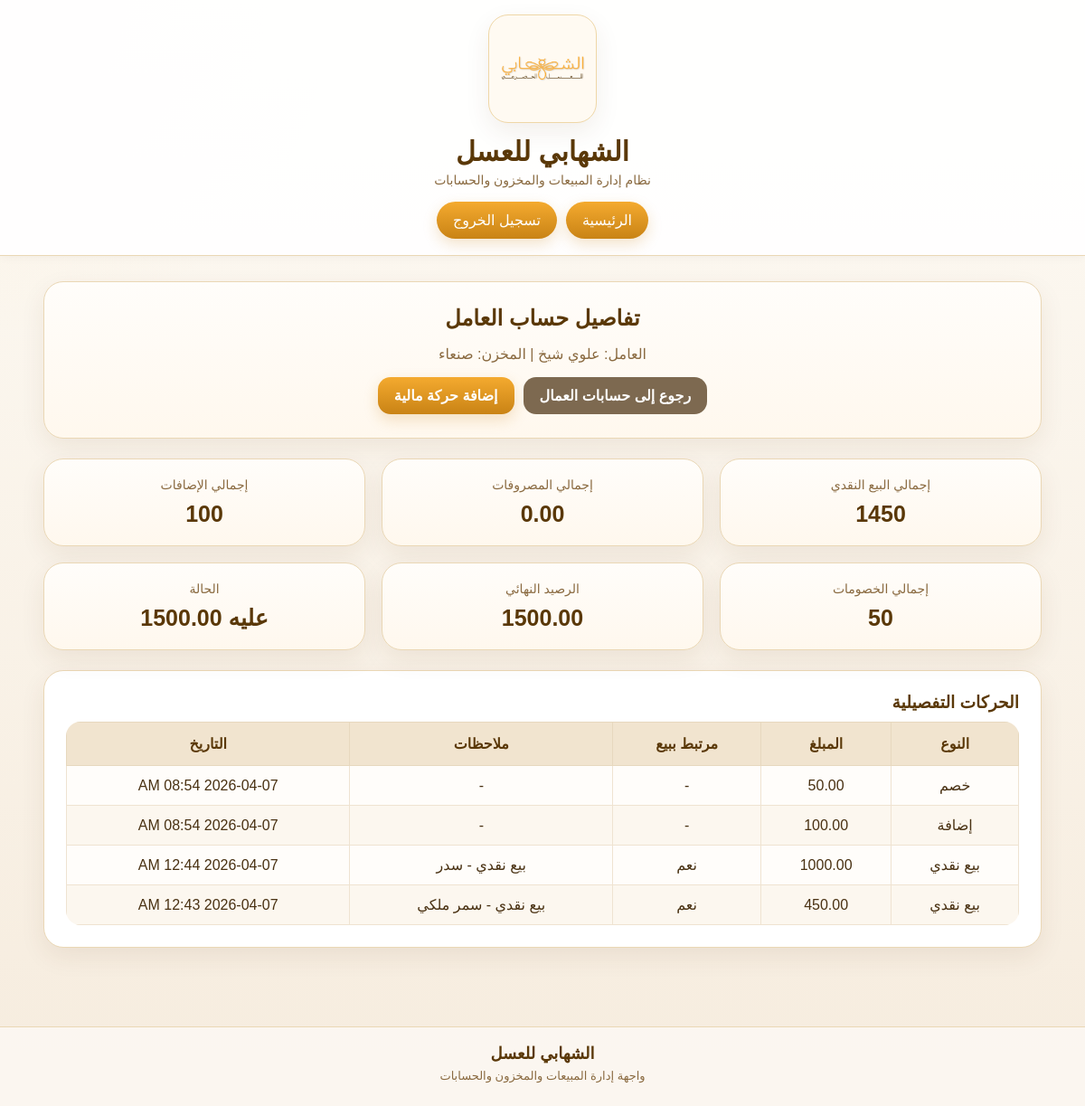
The page /accounts/manager-worker-accounts/3/ (signed in) on the database as committed earlier.
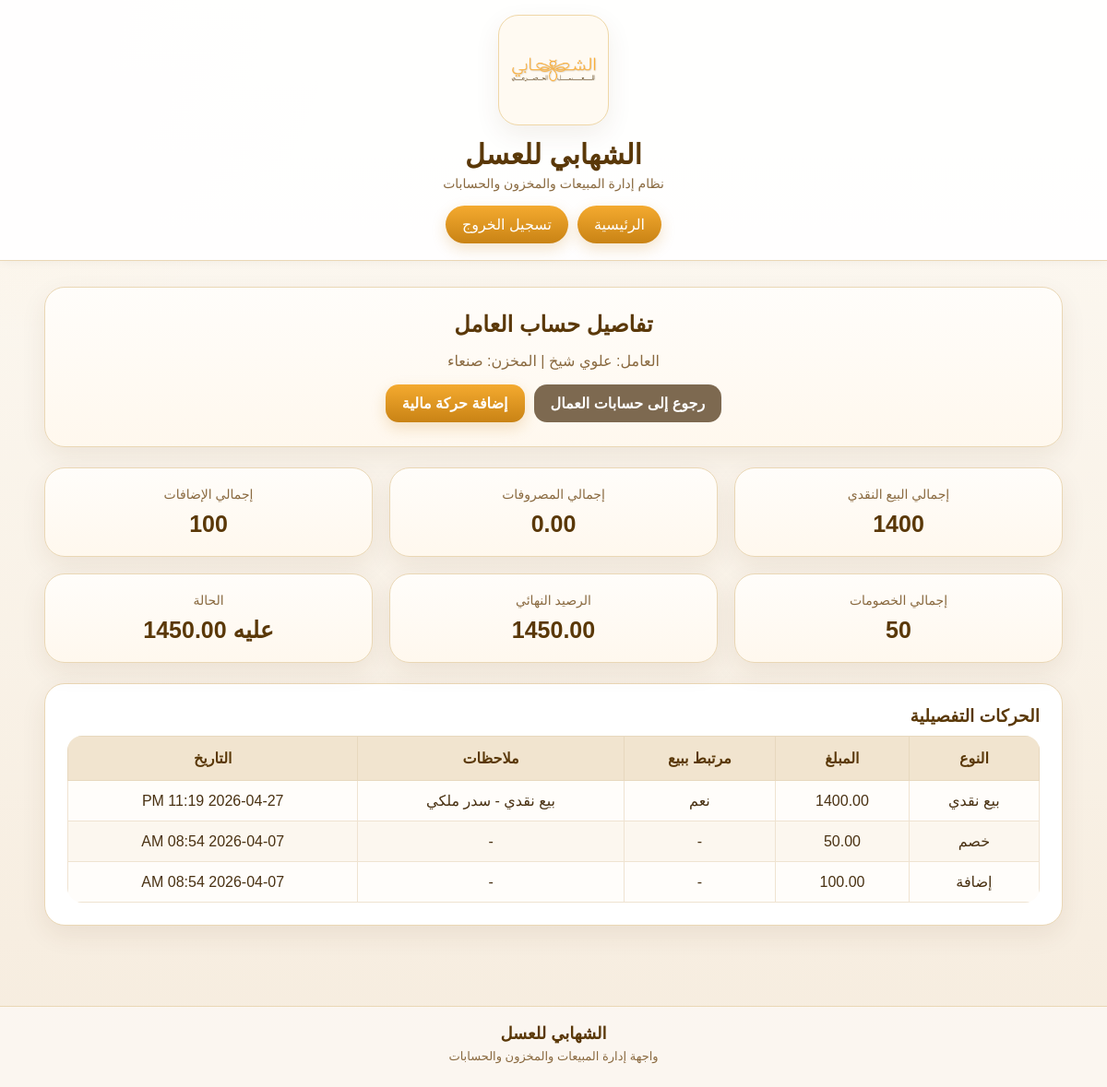
The same page on the database as committed later.
### accounts/models.py (models this page shows, shortened)
class WorkerProfile(models.Model):
    ROLE_MANAGER = 'manager'
    ROLE_WORKER = 'worker'
    ROLE_CHOICES = [
        (ROLE_MANAGER, 'مدير'),
        (ROLE_WORKER, 'عامل'),
    ]
    user = models.OneToOneField(
        User,
        on_delete=models.CASCADE,
        verbose_name='المستخدم',
    )
    full_name = models.CharField(
        max_length=150,
        verbose_name='الاسم الكامل',
    )
    phone = models.CharField(
        max_length=30,
        blank=True,
        null=True,
        verbose_name='رقم الجوال',
    )
    role = models.CharField(
        max_length=20,
        choices=ROLE_CHOICES,
        default=ROLE_WORKER,
        verbose_name='الدور',
    )
    warehouse = models.ForeignKey(
        Warehouse,
        on_delete=models.SET_NULL,
        blank=True,
        null=True,
        verbose_name='المخزن',
    )
    is_active = models.BooleanField(
        default=True,
        verbose_name='نشط',
    )
    created_at = models.DateTimeField(
        auto_now_add=True,
        verbose_name='تاريخ الإنشاء',
    )
    class Meta:
        verbose_name = 'ملف مستخدم'
        verbose_name_plural = 'ملفات المستخدمين'
    def _sum_transactions(self, transaction_type):
        total = (
            self.workeraccounttransaction_set
            .filter(transaction_type=transaction_type)
            .aggregate(total=Sum('amount'))
            .get('total')
        )
        return total or Decimal('0.00')
    def total_cash_sales(self):
        return self._sum_transactions('sale_cash')
    def total_expenses(self):
        return self._sum_transactions('expense')
    def total_additions(self):
        return self._sum_transactions('addition')
    def total_deductions(self):
        return self._sum_transactions('deduction')
    def final_balance(self):
        return (
            self.total_cash_sales()
            + self.total_additions()
            - self.total_expenses()
            - self.total_deductions()
        )
    def balance_status(self):
        balance = self.final_balance()
        if balance > 0:
            return f'عليه {balance}'
        if balance < 0:
            return f'له {abs(balance)}'
        return 'متوازن'

### finance/models.py (models this page shows, shortened)
class WorkerAccountTransaction(models.Model):
    TRANSACTION_TYPES = [
        ('sale_cash', 'بيع نقدي'),
        ('expense', 'مصروف'),
        ('addition', 'إضافة'),
        ('deduction', 'خصم'),
        ('adjustment', 'تسوية'),
    ]
    worker = models.ForeignKey(
        WorkerProfile,
        on_delete=models.CASCADE,
        verbose_name='العامل'
    )
    sale = models.OneToOneField(
        'sales.Sale',
        on_delete=models.CASCADE,
        blank=True,
        null=True,
        related_name='cash_transaction',
        verbose_name='عملية البيع'
    )
    transaction_type = models.CharField(
        max_length=20,
        choices=TRANSACTION_TYPES,
        verbose_name='نوع الحركة'
    )
    amount = models.DecimalField(
        max_digits=12,
        decimal_places=2,
        verbose_name='المبلغ'
    )
    notes = models.TextField(
        blank=True,
        null=True,
        verbose_name='ملاحظات'
    )
    created_at = models.DateTimeField(
        auto_now_add=True,
        verbose_name='تاريخ الإنشاء'
    )
    class Meta:
        verbose_name = 'حركة حساب عامل'
        verbose_name_plural = 'حركات حسابات العمال'
        ordering = ['-created_at']

### warehouses/models.py (models this page shows)
class Warehouse(models.Model):
    name = models.CharField(max_length=100, verbose_name='اسم المخزن')
    city = models.CharField(max_length=100, verbose_name='المدينة')
    is_active = models.BooleanField(default=True, verbose_name='نشط')
    created_at = models.DateTimeField(auto_now_add=True, verbose_name='تاريخ الإنشاء')
    class Meta:
        verbose_name = 'مخزن'
        verbose_name_plural = 'المخازن'
    def __str__(self):
        return self.name

### accounts/views.py (the view)
# urls.py: path('manager-worker-accounts/<int:pk>/', manager_worker_account_detail, name='manager-worker-account-detail'),
@login_required
def manager_worker_account_detail(request, pk):
    profile = WorkerProfile.objects.filter(user=request.user).select_related('warehouse').first()
    if not profile or profile.role != 'manager':
        return redirect('dashboard')
    worker = WorkerProfile.objects.select_related('warehouse', 'user').filter(
        pk=pk,
        role='worker'
    ).first()
    if not worker:
        return redirect('manager-worker-accounts-list')
    transactions = worker.workeraccounttransaction_set.select_related('sale').order_by('-created_at')
    return render(request, 'accounts/manager_worker_account_detail.html', {
        'profile': profile,
        'worker': worker,
        'transactions': transactions,
    })

### templates/accounts/manager_worker_account_detail.html (shortened to what this page needs)
{% extends 'base.html' %}
{% block content %}
<div class="hero-card">
    <h2>تفاصيل حساب العامل</h2>
    <p class="muted">العامل: {{ worker.full_name }} | المخزن: {{ worker.warehouse }}</p>
    <div class="actions">
        <a href="{% url 'manager-worker-accounts-list' %}" class="btn btn-secondary">رجوع إلى حسابات العمال</a>
        <a href="{% url 'manager-add-worker-transaction' worker.pk %}" class="btn">إضافة حركة مالية</a>
    </div>
</div>
<div class="grid">
    <div class="col-4">
        <div class="stat-card">
            <div class="stat-title">إجمالي البيع النقدي</div>
            <div class="stat-number">{{ worker.total_cash_sales }}</div>
        </div>
    </div>
    <div class="col-4">
        <div class="stat-card">
            <div class="stat-title">إجمالي المصروفات</div>
            <div class="stat-number">{{ worker.total_expenses }}</div>
        </div>
    </div>
    <div class="col-4">
        <div class="stat-card">
            <div class="stat-title">إجمالي الإضافات</div>
            <div class="stat-number">{{ worker.total_additions }}</div>
        </div>
    </div>
    <div class="col-4">
        <div class="stat-card">
            <div class="stat-title">إجمالي الخصومات</div>
            <div class="stat-number">{{ worker.total_deductions }}</div>
        </div>
    </div>
    <div class="col-4">
        <div class="stat-card">
            <div class="stat-title">الرصيد النهائي</div>
            <div class="stat-number">{{ worker.final_balance }}</div>
        </div>
    </div>
    <div class="col-4">
        <div class="stat-card">
            <div class="stat-title">الحالة</div>
            <div class="stat-number">{{ worker.balance_status }}</div>
        </div>
    </div>
</div>
<div class="panel-card">
    <h3>الحركات التفصيلية</h3>
    {% if transactions %}
        <div style="overflow-x:auto;">
            <table class="custom-table">
                <thead>
                    <tr>
                        <th>النوع</th>
                        <th>المبلغ</th>
                        <th>مرتبط ببيع</th>
                        <th>ملاحظات</th>
                        <th>التاريخ</th>
                    </tr>
                </thead>
                <tbody>
                    {% for item in transactions %}
                    <tr>
                        <td>{{ item.get_transaction_type_display }}</td>
                        <td>{{ item.amount }}</td>
                        <td>{% if item.sale %}نعم{% else %}-{% endif %}</td>
                        <td>{{ item.notes|default:"-" }}</td>
                        <td>{{ item.created_at|date:"Y-m-d h:i A" }}</td>
                    </tr>
                    {% endfor %}
                </tbody>
            </table>
        </div>
    {% else %}
        <p class="muted">لا توجد حركات لهذا العامل حتى الآن.</p>
    {% endif %}
</div>
{% endblock %}

Rows that differ between the two databases and show on the page:
removed WorkerAccountTransaction: transaction_type "بيع نقدي", amount "1000.00", shows "نعم", notes "بيع نقدي - سدر", created_at "2026-04-07 12:44 AM"
removed WorkerAccountTransaction: transaction_type "بيع نقدي", amount "450.00", shows "نعم", notes "بيع نقدي - سمر ملكي", created_at "2026-04-07 12:43 AM"
computed for WorkerProfile "علوي شيخ": total_cash_sales "1450" → "1400"; final_balance "1500.00" → "1450.00"; balance_status "عليه 1500.00" → "عليه 1450.00"
added WorkerAccountTransaction: transaction_type "بيع نقدي", amount "1400.00", shows "نعم", notes "بيع نقدي - سدر ملكي", created_at "2026-04-27 11:19 PM"
